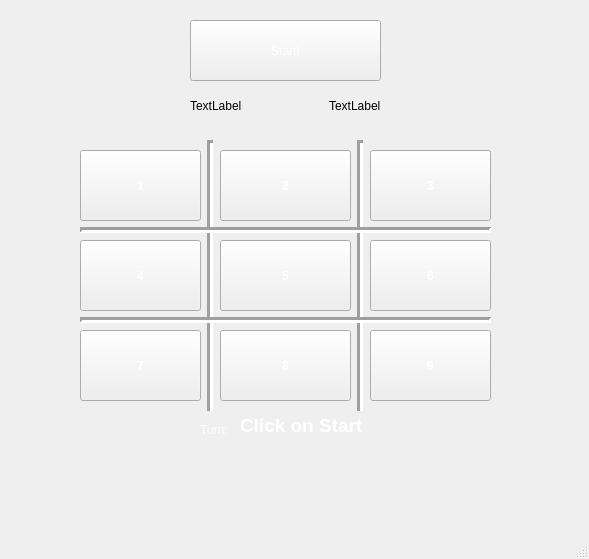
<?xml version="1.0" encoding="UTF-8"?>
<ui version="4.0">
 <class>MainWindow</class>
 <widget class="QMainWindow" name="MainWindow">
  <property name="geometry">
   <rect>
    <x>0</x>
    <y>0</y>
    <width>589</width>
    <height>559</height>
   </rect>
  </property>
  <property name="windowTitle">
   <string>MainWindow</string>
  </property>
  <property name="styleSheet">
   <string notr="true">background-image: url(:/img/Background.jpg)</string>
  </property>
  <widget class="QWidget" name="centralwidget">
   <widget class="QLabel" name="label">
    <property name="geometry">
     <rect>
      <x>110</x>
      <y>140</y>
      <width>131</width>
      <height>81</height>
     </rect>
    </property>
    <property name="styleSheet">
     <string notr="true">font: bold;
color: white;</string>
    </property>
    <property name="text">
     <string/>
    </property>
   </widget>
   <widget class="QLabel" name="label_2">
    <property name="geometry">
     <rect>
      <x>250</x>
      <y>140</y>
      <width>131</width>
      <height>81</height>
     </rect>
    </property>
    <property name="styleSheet">
     <string notr="true">font: bold;
color: white;</string>
    </property>
    <property name="text">
     <string/>
    </property>
   </widget>
   <widget class="QLabel" name="label_3">
    <property name="geometry">
     <rect>
      <x>390</x>
      <y>140</y>
      <width>131</width>
      <height>81</height>
     </rect>
    </property>
    <property name="styleSheet">
     <string notr="true">font: bold;
color: white;
</string>
    </property>
    <property name="text">
     <string/>
    </property>
   </widget>
   <widget class="QLabel" name="label_4">
    <property name="geometry">
     <rect>
      <x>110</x>
      <y>230</y>
      <width>131</width>
      <height>81</height>
     </rect>
    </property>
    <property name="styleSheet">
     <string notr="true">font: bold;
color: white;</string>
    </property>
    <property name="text">
     <string/>
    </property>
   </widget>
   <widget class="QLabel" name="label_5">
    <property name="geometry">
     <rect>
      <x>250</x>
      <y>230</y>
      <width>131</width>
      <height>81</height>
     </rect>
    </property>
    <property name="styleSheet">
     <string notr="true">font: bold;
color: white;</string>
    </property>
    <property name="text">
     <string/>
    </property>
   </widget>
   <widget class="QLabel" name="label_6">
    <property name="geometry">
     <rect>
      <x>390</x>
      <y>230</y>
      <width>131</width>
      <height>81</height>
     </rect>
    </property>
    <property name="styleSheet">
     <string notr="true">font: bold;
color: white;
</string>
    </property>
    <property name="text">
     <string/>
    </property>
   </widget>
   <widget class="QLabel" name="label_7">
    <property name="geometry">
     <rect>
      <x>110</x>
      <y>330</y>
      <width>131</width>
      <height>81</height>
     </rect>
    </property>
    <property name="styleSheet">
     <string notr="true">font: bold;
color: white;</string>
    </property>
    <property name="text">
     <string/>
    </property>
   </widget>
   <widget class="QLabel" name="label_8">
    <property name="geometry">
     <rect>
      <x>250</x>
      <y>330</y>
      <width>131</width>
      <height>81</height>
     </rect>
    </property>
    <property name="styleSheet">
     <string notr="true">font: bold;
color: white;</string>
    </property>
    <property name="text">
     <string/>
    </property>
   </widget>
   <widget class="QLabel" name="label_9">
    <property name="geometry">
     <rect>
      <x>390</x>
      <y>330</y>
      <width>131</width>
      <height>81</height>
     </rect>
    </property>
    <property name="styleSheet">
     <string notr="true">font: bold;
color: white;
</string>
    </property>
    <property name="text">
     <string/>
    </property>
   </widget>
   <widget class="Line" name="line">
    <property name="geometry">
     <rect>
      <x>180</x>
      <y>140</y>
      <width>61</width>
      <height>271</height>
     </rect>
    </property>
    <property name="styleSheet">
     <string notr="true">font: bold;
color: white;</string>
    </property>
    <property name="lineWidth">
     <number>3</number>
    </property>
    <property name="orientation">
     <enum>Qt::Vertical</enum>
    </property>
   </widget>
   <widget class="Line" name="line_2">
    <property name="geometry">
     <rect>
      <x>330</x>
      <y>140</y>
      <width>61</width>
      <height>271</height>
     </rect>
    </property>
    <property name="styleSheet">
     <string notr="true">font: bold;
color: white;</string>
    </property>
    <property name="lineWidth">
     <number>3</number>
    </property>
    <property name="orientation">
     <enum>Qt::Vertical</enum>
    </property>
   </widget>
   <widget class="Line" name="line_3">
    <property name="geometry">
     <rect>
      <x>80</x>
      <y>220</y>
      <width>411</width>
      <height>20</height>
     </rect>
    </property>
    <property name="autoFillBackground">
     <bool>false</bool>
    </property>
    <property name="styleSheet">
     <string notr="true">font: bold;
color: white;
</string>
    </property>
    <property name="lineWidth">
     <number>3</number>
    </property>
    <property name="orientation">
     <enum>Qt::Horizontal</enum>
    </property>
   </widget>
   <widget class="Line" name="line_4">
    <property name="geometry">
     <rect>
      <x>80</x>
      <y>310</y>
      <width>411</width>
      <height>20</height>
     </rect>
    </property>
    <property name="autoFillBackground">
     <bool>false</bool>
    </property>
    <property name="styleSheet">
     <string notr="true">font: bold;
color: white;
</string>
    </property>
    <property name="lineWidth">
     <number>3</number>
    </property>
    <property name="orientation">
     <enum>Qt::Horizontal</enum>
    </property>
   </widget>
   <widget class="QPushButton" name="pushButton_2">
    <property name="geometry">
     <rect>
      <x>80</x>
      <y>150</y>
      <width>121</width>
      <height>71</height>
     </rect>
    </property>
    <property name="styleSheet">
     <string notr="true">font: bold;
color:white;
</string>
    </property>
    <property name="text">
     <string>1</string>
    </property>
   </widget>
   <widget class="QPushButton" name="pushButton_3">
    <property name="geometry">
     <rect>
      <x>220</x>
      <y>150</y>
      <width>131</width>
      <height>71</height>
     </rect>
    </property>
    <property name="styleSheet">
     <string notr="true">font: bold;
color:white;
</string>
    </property>
    <property name="text">
     <string>2</string>
    </property>
   </widget>
   <widget class="QPushButton" name="pushButton_4">
    <property name="geometry">
     <rect>
      <x>370</x>
      <y>150</y>
      <width>121</width>
      <height>71</height>
     </rect>
    </property>
    <property name="styleSheet">
     <string notr="true">font: bold;
color:white;
</string>
    </property>
    <property name="text">
     <string>3</string>
    </property>
   </widget>
   <widget class="QPushButton" name="pushButton_5">
    <property name="geometry">
     <rect>
      <x>80</x>
      <y>240</y>
      <width>121</width>
      <height>71</height>
     </rect>
    </property>
    <property name="styleSheet">
     <string notr="true">font: bold;
color:white;
</string>
    </property>
    <property name="text">
     <string>4</string>
    </property>
   </widget>
   <widget class="QPushButton" name="pushButton_6">
    <property name="geometry">
     <rect>
      <x>220</x>
      <y>240</y>
      <width>131</width>
      <height>71</height>
     </rect>
    </property>
    <property name="styleSheet">
     <string notr="true">font: bold;
color:white;
</string>
    </property>
    <property name="text">
     <string>5</string>
    </property>
   </widget>
   <widget class="QPushButton" name="pushButton_7">
    <property name="geometry">
     <rect>
      <x>370</x>
      <y>240</y>
      <width>121</width>
      <height>71</height>
     </rect>
    </property>
    <property name="styleSheet">
     <string notr="true">font: bold;
color:white;
</string>
    </property>
    <property name="text">
     <string>6</string>
    </property>
   </widget>
   <widget class="QPushButton" name="pushButton_8">
    <property name="geometry">
     <rect>
      <x>80</x>
      <y>330</y>
      <width>121</width>
      <height>71</height>
     </rect>
    </property>
    <property name="styleSheet">
     <string notr="true">font: bold;
color:white;
</string>
    </property>
    <property name="text">
     <string>7</string>
    </property>
   </widget>
   <widget class="QPushButton" name="pushButton_9">
    <property name="geometry">
     <rect>
      <x>220</x>
      <y>330</y>
      <width>131</width>
      <height>71</height>
     </rect>
    </property>
    <property name="styleSheet">
     <string notr="true">font: bold;
color:white;
</string>
    </property>
    <property name="text">
     <string>8</string>
    </property>
   </widget>
   <widget class="QPushButton" name="pushButton_10">
    <property name="geometry">
     <rect>
      <x>370</x>
      <y>330</y>
      <width>121</width>
      <height>71</height>
     </rect>
    </property>
    <property name="styleSheet">
     <string notr="true">font: bold;
color:white;
</string>
    </property>
    <property name="text">
     <string>9</string>
    </property>
   </widget>
   <widget class="QLabel" name="label_22">
    <property name="geometry">
     <rect>
      <x>200</x>
      <y>420</y>
      <width>32</width>
      <height>20</height>
     </rect>
    </property>
    <property name="styleSheet">
     <string notr="true">color:white;</string>
    </property>
    <property name="text">
     <string>Turn:</string>
    </property>
   </widget>
   <widget class="QPushButton" name="start_game">
    <property name="geometry">
     <rect>
      <x>190</x>
      <y>20</y>
      <width>191</width>
      <height>61</height>
     </rect>
    </property>
    <property name="styleSheet">
     <string notr="true">
color:white;
font: 75 27pt &quot;Chalkboard SE&quot;;</string>
    </property>
    <property name="text">
     <string>Start!</string>
    </property>
   </widget>
   <widget class="QWidget" name="layoutWidget">
    <property name="geometry">
     <rect>
      <x>190</x>
      <y>70</y>
      <width>191</width>
      <height>71</height>
     </rect>
    </property>
    <layout class="QHBoxLayout" name="horizontalLayout">
     <item>
      <widget class="QLabel" name="label_20">
       <property name="text">
        <string>TextLabel</string>
       </property>
      </widget>
     </item>
     <item>
      <spacer name="horizontalSpacer">
       <property name="orientation">
        <enum>Qt::Horizontal</enum>
       </property>
       <property name="sizeHint" stdset="0">
        <size>
         <width>40</width>
         <height>20</height>
        </size>
       </property>
      </spacer>
     </item>
     <item>
      <widget class="QLabel" name="label_21">
       <property name="text">
        <string>TextLabel</string>
       </property>
      </widget>
     </item>
    </layout>
   </widget>
   <widget class="QLabel" name="label_10">
    <property name="geometry">
     <rect>
      <x>200</x>
      <y>430</y>
      <width>161</width>
      <height>41</height>
     </rect>
    </property>
    <property name="styleSheet">
     <string notr="true">color:white;</string>
    </property>
    <property name="text">
     <string/>
    </property>
   </widget>
   <widget class="QLabel" name="winner">
    <property name="geometry">
     <rect>
      <x>40</x>
      <y>460</y>
      <width>511</width>
      <height>51</height>
     </rect>
    </property>
    <property name="styleSheet">
     <string notr="true">color:white;
font:bold;
font: 24pt &quot;Arial&quot;;</string>
    </property>
    <property name="text">
     <string/>
    </property>
   </widget>
   <widget class="QLabel" name="turn">
    <property name="geometry">
     <rect>
      <x>240</x>
      <y>410</y>
      <width>132</width>
      <height>31</height>
     </rect>
    </property>
    <property name="styleSheet">
     <string notr="true">font: bold;
color: white;</string>
    </property>
    <property name="text">
     <string>&lt;html&gt;&lt;head/&gt;&lt;body&gt;&lt;p&gt;&lt;span style=&quot; font-size:14pt; font-weight:600;&quot;&gt;Click on Start&lt;/span&gt;&lt;/p&gt;&lt;/body&gt;&lt;/html&gt;</string>
    </property>
   </widget>
   <zorder>label_6</zorder>
   <zorder>label_9</zorder>
   <zorder>label_3</zorder>
   <zorder>label_8</zorder>
   <zorder>label_5</zorder>
   <zorder>label_2</zorder>
   <zorder>label</zorder>
   <zorder>label_7</zorder>
   <zorder>label_4</zorder>
   <zorder>line_2</zorder>
   <zorder>line</zorder>
   <zorder>line_4</zorder>
   <zorder>line_3</zorder>
   <zorder>label_10</zorder>
   <zorder>turn</zorder>
   <zorder>label_22</zorder>
   <zorder>pushButton_2</zorder>
   <zorder>pushButton_3</zorder>
   <zorder>pushButton_4</zorder>
   <zorder>pushButton_5</zorder>
   <zorder>pushButton_6</zorder>
   <zorder>pushButton_7</zorder>
   <zorder>pushButton_8</zorder>
   <zorder>pushButton_9</zorder>
   <zorder>pushButton_10</zorder>
   <zorder>start_game</zorder>
   <zorder>layoutWidget</zorder>
   <zorder>winner</zorder>
  </widget>
  <widget class="QMenuBar" name="menubar">
   <property name="geometry">
    <rect>
     <x>0</x>
     <y>0</y>
     <width>589</width>
     <height>25</height>
    </rect>
   </property>
  </widget>
  <widget class="QStatusBar" name="statusbar"/>
 </widget>
 <resources/>
 <connections/>
</ui>
